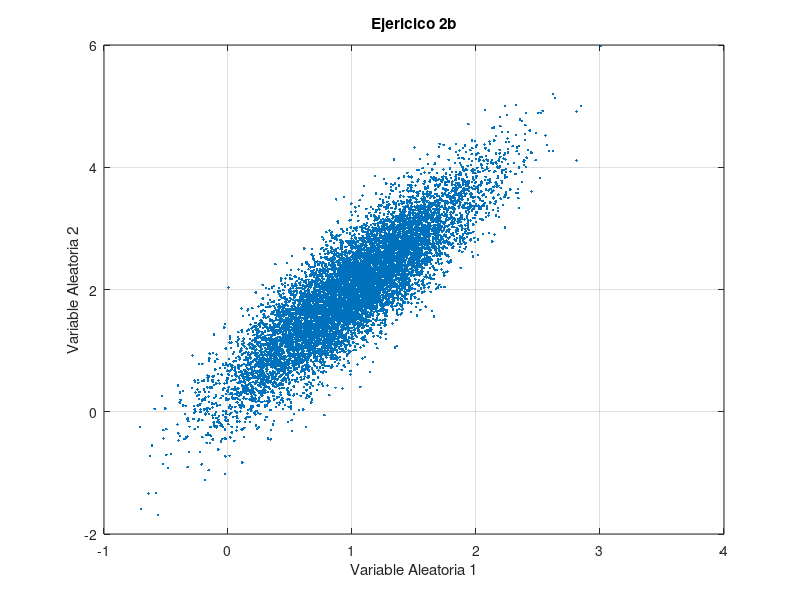

Reproduce this figure in MATLAB.
%Generamos la matriz A
mu1= 1;
mu2= 2;
sigma1 = 0.5;
sigma2 = 1;
rho = 0.8;
a11 = 0;
a12 = sigma1;
a21 = sigma2*sqrt(1-rho);
a22 = rho*sigma2;

n = 10000; %Repeticiones del experimento
%Genero 2 Variables aleatorias Gaussianas independientes e identicamente
%distribuidas

%X1 = mvnrnd(0,1,n);
%X2 = mvnrnd(0,1,n);

U1 = rand(10000,1);
U2 = rand(10000,1);
R = sqrt(2.*log(1./(1.-U1)));
X1 = R .* cos(U2 * 2 *pi);
X2 = R .* sin(U2 * 2 * pi);



Y1 = a11*X1 + a12*X2 + mu1;
Y2 = a21*X1 + a22*X2 + mu2;

plot(Y1,Y2,'.');
xlabel("Variable Aleatoria 1");
ylabel("Variable Aleatoria 2");
title("Ejericico 2b");
grid on;

